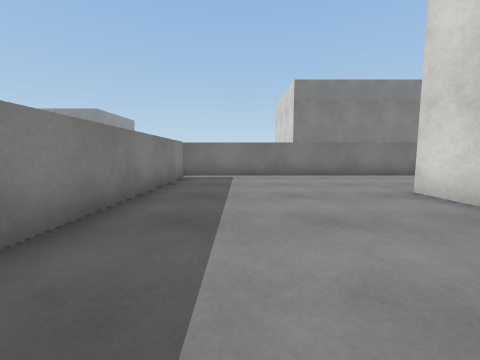
View 1 (above)

21 first-person views from a walk through a 3-D level made in the Unity game engine. The camera is 0.72 m above the floor, tilts 6° down and sees 90° across. The floor is counted in squares, 1 m on a side. Each view is taken from the middle of a square. On the plan, view 1 faces up. The plan holds only what a view shows up to about 9 squares ahead; the rest is blank. The place goes on beyond the plan. The player is left out. Surface patterns are stand-ins for the level's own textures.

View 2
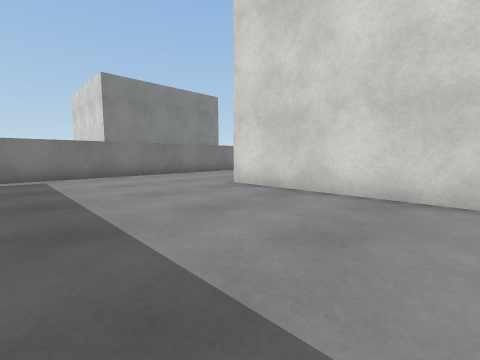

View 3
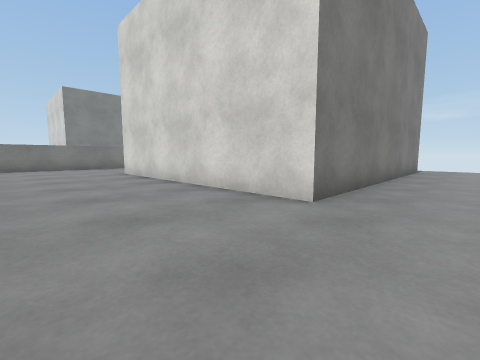

View 4
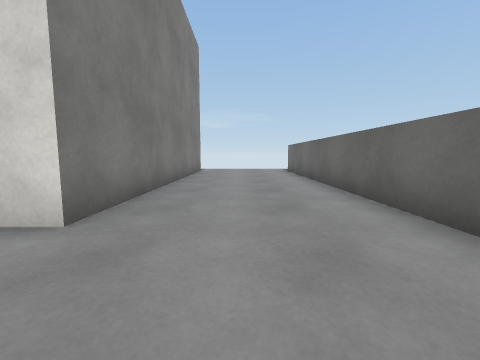

View 5
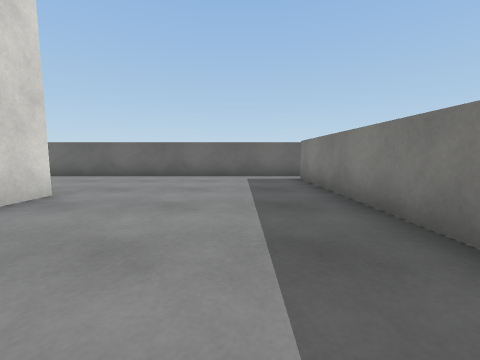

View 6
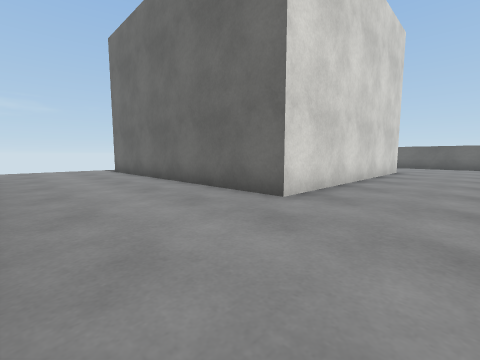

View 7
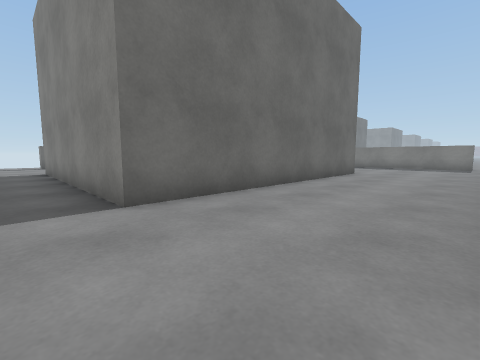

View 8
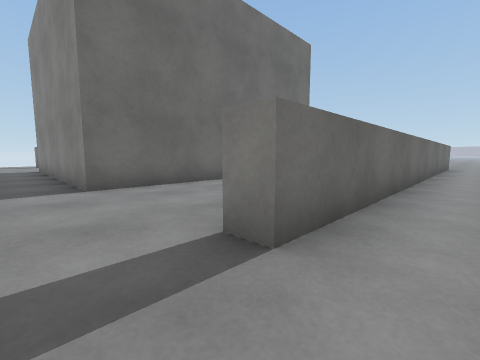

View 9
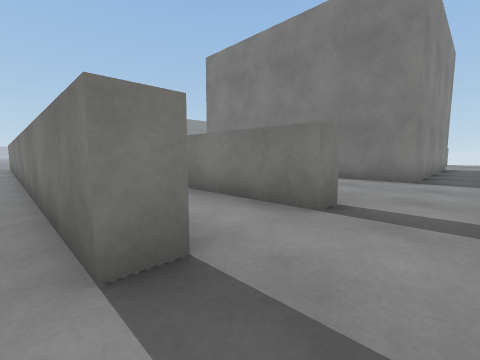

View 10
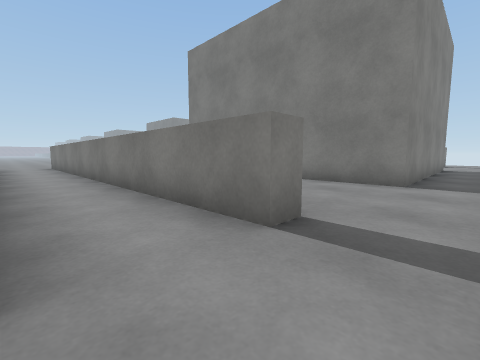

View 11
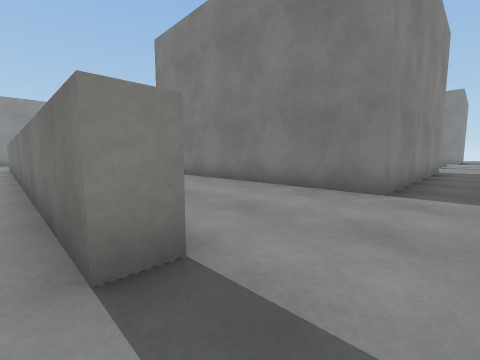

View 12
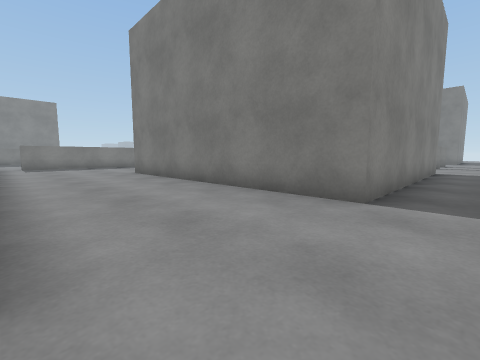

View 13
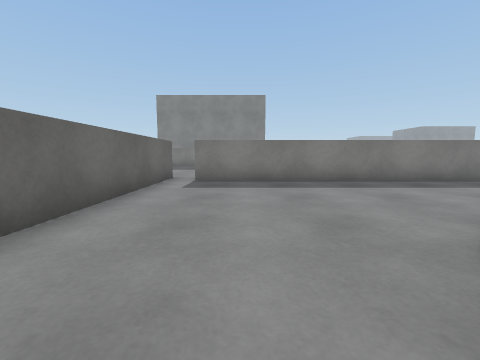

View 14
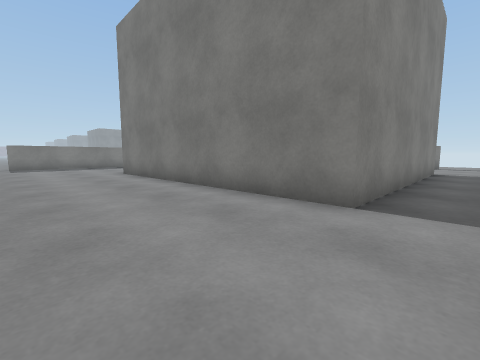

View 15
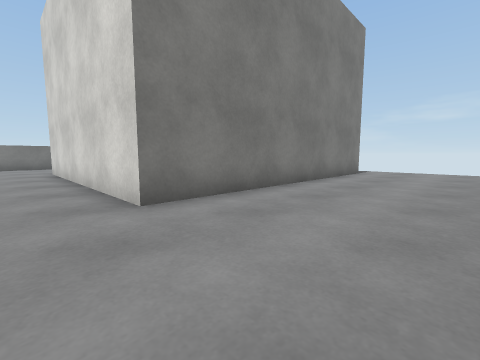

View 16
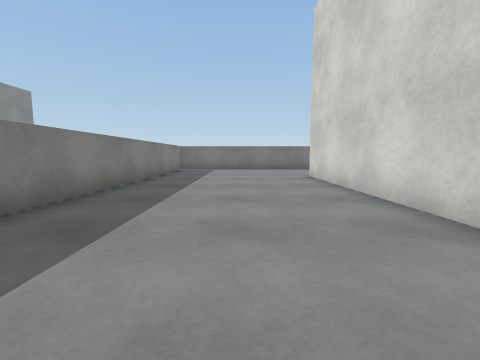

View 17
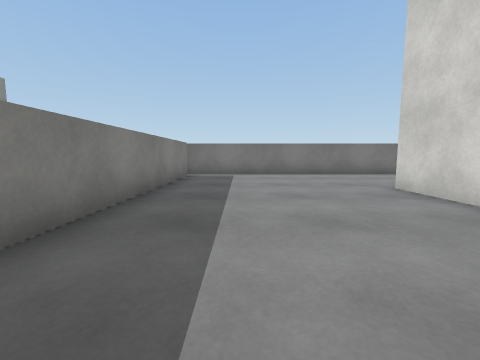

View 18
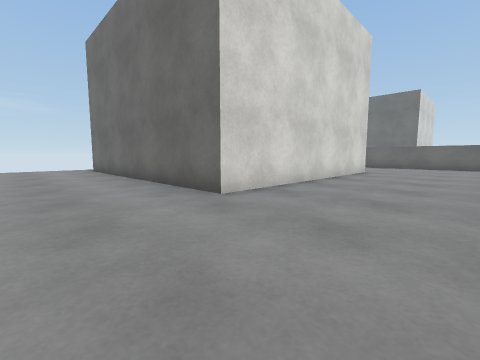

View 19
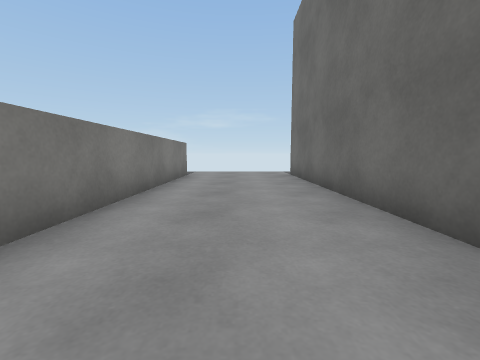

View 20
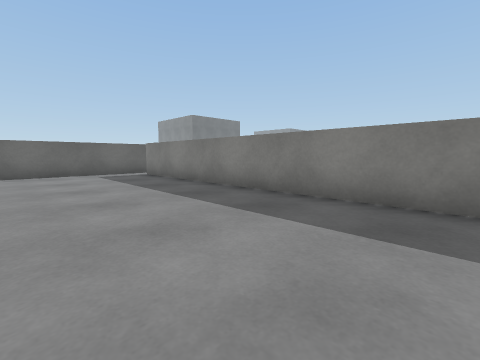

View 21
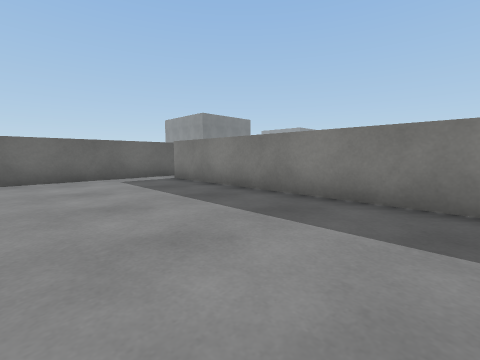

### Floor plan
Key: @ floor where view 1 was taken; . floor; O other object.
Columns run from 2 left of view 1 to 13 right of it. Each row starts with its distance up from view 1.
 27 OOOOOOOOOOOOOO.
 26 O..............
 25 O..............
 24 O...............
 23 O.....OOOOOOOO..
 22 O.....O      O..
 21 O.....O      O..
 20 O.....O      O..
 19 O.....O      O..
 18 O.....O      O..
 17 O.....O      O..
 16 O.....OOOOOOOO..
 15 O...............
 14 O...............
 13 O...............
 12 ................
 11 OOOOOOOOOOOOOO..
 10    .............
  9 OOOOOOOOOOOOOO..
  8 ................
  7 O...............
  6 O...............
  5 O...............
  4 O.....OOOOOOOO..
  3 O.....O      O..
  2 O.....O      O..
  1 O.....O      O..
  0 O.@...O      O..
 -1 O.....O      O..
 -2 O.....O      O..
 -3 O.....OOOOOOOO..
 -4 O...............
 -5 O...............
 -6 O...............
 -7 OOOOOOOOOOOOOO..
 -8    .............

Where each view was taken, in squares from view 1:
view 1: 0 up, 0 right, facing up
view 2: 0 up, 1 left, facing up-right
view 3: 5 down, 0 right, facing up-right
view 4: 5 down, 1 right, facing right
view 5: 1 up, 0 right, facing down
view 6: 8 up, 1 right, facing down-right
view 7: 8 up, 13 right, facing down-left
view 8: 10 up, 13 right, facing down-left
view 9: 8 up, 13 right, facing up-left
view 10: 9 up, 13 right, facing up-left
view 11: 8 down, 13 right, facing up-left
view 12: 7 down, 13 right, facing up-left
view 13: 5 down, 5 right, facing left
view 14: 12 up, 13 right, facing up-left
view 15: 12 up, 2 right, facing up-right
view 16: 15 up, 1 right, facing up
view 17: 18 up, 0 right, facing up
view 18: 26 up, 0 right, facing down-right
view 19: 25 up, 3 right, facing right
view 20: 21 up, 2 right, facing down-left
view 21: 19 up, 2 right, facing down-left
